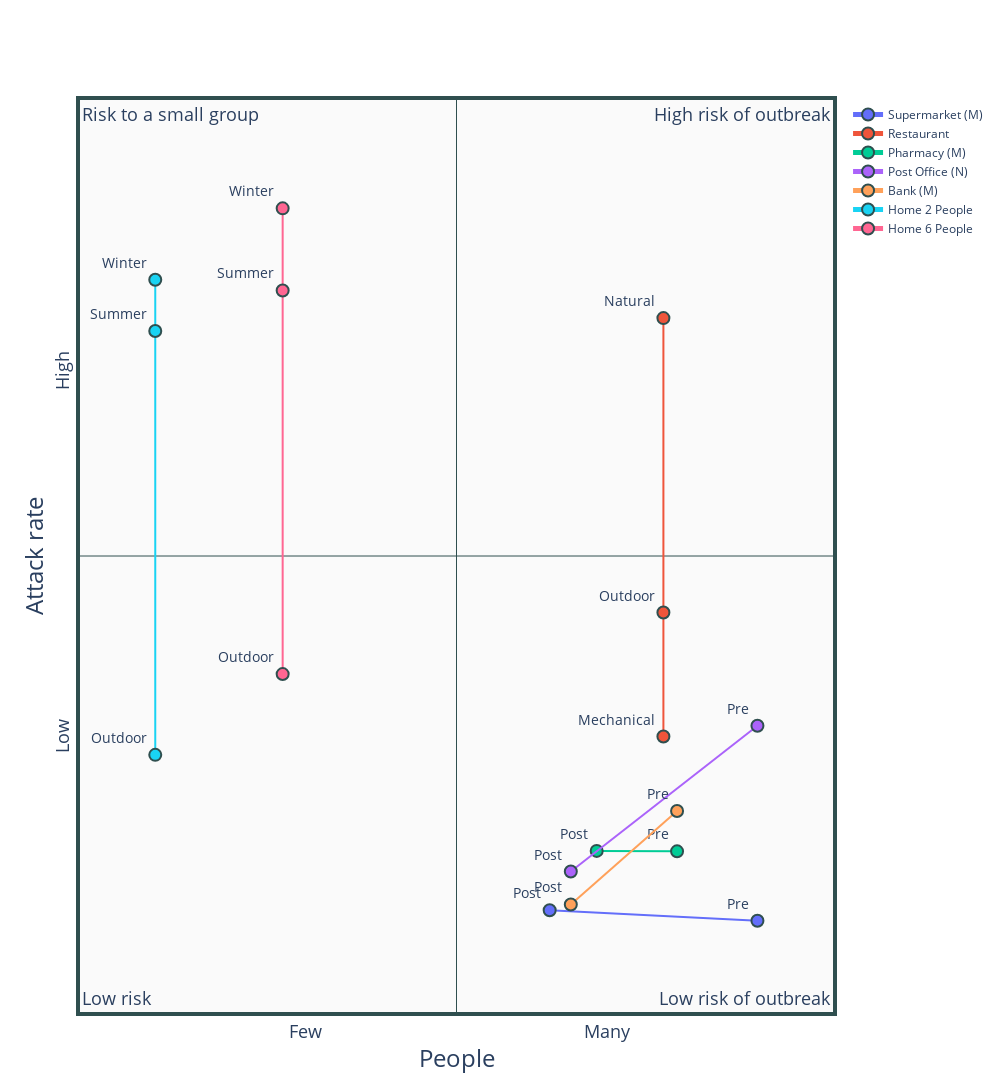

Source (notebook cell):
### Code cell
fig = go.Figure()

for environment in environment_list:
    row = data_chart.filter(like=environment, axis=0)

    fig.add_trace(go.Scatter(
        x=row['people'].values,
        y=row['attack rate'].values,
        name=environment,   
        mode='lines+markers+text',
        showlegend=True,
        text=row['lockdown'].values, # [f"{environment}-{text}" for text in row['lockdown'].values],
        marker={
            'size':12,
            'line':{
                'width':2,
                'color':'DarkSlateGrey'
            }
        },
        textposition='top left',
        textfont={
            'size':14
        }
    ))


fig.update_layout(
    # title='Attack rate Vs people',
    autosize=False,
    width = 1000,
    height = 1100,
    xaxis= {
        'type':'linear',
        'title':'People',
        'title_standoff':10,
        'automargin':True,
        'title_font':{
            'size':24
        },
        'range':[-1.25, 1.25],
        'showgrid':False,
        'tickfont':{
            'size':18
        },
        'tickmode':'array',
        'tickvals':[-1, -0.5, 0., 0.5, 1],
        'ticktext':['', 'Few', '', 'Many',''],
        'gridcolor':'rgb(255, 255, 255)',
        'zerolinewidth':1,
        'zerolinecolor':'DarkSlateGrey'
    },
    yaxis={
        'type':'linear',
        'title':'Attack rate',
        'title_standoff':00,
        'automargin':True,
        'title_font':{
            'size':24
        },
        'range':[-1.25, 1.25],
        'showgrid':False,
        'tickangle':-90,
        'tickfont':{
            'size':18
        },
        'tickmode':'array',
        'tickvals':[-1, -0.5, 0., 0.5, 1],
        'ticktext':['', 'Low', '', 'High',''],
        'gridcolor':'rgb(255, 255, 255)',
        'zerolinewidth':1,
        'zerolinecolor':'DarkSlateGrey'
    },
    legend={
        'itemsizing':'constant'
    },
    #margin={
    #    't':40,
    #    'l':0,
    #    'b':0,
    #    'r':0
    #},
    # paper_bgcolor='rgb(243, 243, 243)',
    plot_bgcolor='rgb(250, 250, 250)',
)
fig.update_layout(
    annotations=[
        {
            'x':0.0,
            'y':0.0,
            'showarrow':False,
            'text':"Low risk",
            'font':{
                'size':18
            },
            'xref':"paper",
            'yref':"paper"
        }, {
            'x':0,
            'y':1,
            'showarrow':False,
            'text':"Risk to a small group",
            'font':{
                'size':18
            },
            'xref':"paper",
            'yref':"paper"
        }, {
            'x':1.0,
            'xanchor':'right',
            'y':0.0,
            'showarrow':False,
            'text':"Low risk of outbreak",
            'font':{
                'size':18
            },
            'xref':"paper",
            'yref':"paper"
        }, {
            'x':1,
            'xanchor':'right',
            'y':1,
            'showarrow':False,
            'text':"High risk of outbreak",
            'font':{
                'size':18
            },
            'xref':"paper",
            'yref':"paper"
        }
    ]
)
fig.update_xaxes(showline=True, linewidth=4, linecolor='DarkSlateGrey', mirror=True)
fig.update_yaxes(showline=True, linewidth=4, linecolor='DarkSlateGrey', mirror=True)
fig.show()

### Figure 1 — Plotly figure (JSON) as saved in the notebook; plotly's stock layout.template omitted (floating-point values rounded to 4 significant figures)
{"data": [{"marker": {"line": {"color": "DarkSlateGrey", "width": 2}, "size": 12}, "mode": "lines+markers+text", "name": "Supermarket (M)", "showlegend": true, "text": ["Pre", "Post"], "textfont": {"size": 14}, "textposition": "top left", "type": "scatter", "x": [0.9992, 0.3093], "y": [-0.9999, -0.9709]}, {"marker": {"line": {"color": "DarkSlateGrey", "width": 2}, "size": 12}, "mode": "lines+markers+text", "name": "Restaurant", "showlegend": true, "text": ["Natural", "Mechanical", "Outdoor"], "textfont": {"size": 14}, "textposition": "top left", "type": "scatter", "x": [0.6869, 0.6869, 0.6869], "y": [0.6522, -0.4948, -0.155]}, {"marker": {"line": {"color": "DarkSlateGrey", "width": 2}, "size": 12}, "mode": "lines+markers+text", "name": "Pharmacy (M)", "showlegend": true, "text": ["Pre", "Post"], "textfont": {"size": 14}, "textposition": "top left", "type": "scatter", "x": [0.7323, 0.4654], "y": [-0.8096, -0.8084]}, {"marker": {"line": {"color": "DarkSlateGrey", "width": 2}, "size": 12}, "mode": "lines+markers+text", "name": "Post Office (N)", "showlegend": true, "text": ["Pre", "Post"], "textfont": {"size": 14}, "textposition": "top left", "type": "scatter", "x": [0.9992, 0.3795], "y": [-0.4653, -0.8648]}, {"marker": {"line": {"color": "DarkSlateGrey", "width": 2}, "size": 12}, "mode": "lines+markers+text", "name": "Bank (M)", "showlegend": true, "text": ["Pre", "Post"], "textfont": {"size": 14}, "textposition": "top left", "type": "scatter", "x": [0.7323, 0.3795], "y": [-0.699, -0.9552]}, {"marker": {"line": {"color": "DarkSlateGrey", "width": 2}, "size": 12}, "mode": "lines+markers+text", "name": "Home 2 People", "showlegend": true, "text": ["Summer", "Winter", "Outdoor"], "textfont": {"size": 14}, "textposition": "top left", "type": "scatter", "x": [-1.0, -1.0, -1.0], "y": [0.6167, 0.7574, -0.5451]}, {"marker": {"line": {"color": "DarkSlateGrey", "width": 2}, "size": 12}, "mode": "lines+markers+text", "name": "Home 6 People", "showlegend": true, "text": ["Summer", "Winter", "Outdoor"], "textfont": {"size": 14}, "textposition": "top left", "type": "scatter", "x": [-0.5772, -0.5772, -0.5772], "y": [0.7279, 0.9529, -0.3237]}], "layout": {"annotations": [{"font": {"size": 18}, "showarrow": false, "text": "Low risk", "x": 0, "xref": "paper", "y": 0, "yref": "paper"}, {"font": {"size": 18}, "showarrow": false, "text": "Risk to a small group", "x": 0, "xref": "paper", "y": 1, "yref": "paper"}, {"font": {"size": 18}, "showarrow": false, "text": "Low risk of outbreak", "x": 1, "xanchor": "right", "xref": "paper", "y": 0, "yref": "paper"}, {"font": {"size": 18}, "showarrow": false, "text": "High risk of outbreak", "x": 1, "xanchor": "right", "xref": "paper", "y": 1, "yref": "paper"}], "autosize": false, "height": 1100, "legend": {"itemsizing": "constant"}, "plot_bgcolor": "rgb(250, 250, 250)", "width": 1000, "xaxis": {"automargin": true, "gridcolor": "rgb(255, 255, 255)", "linecolor": "DarkSlateGrey", "linewidth": 4, "mirror": true, "range": [-1.25, 1.25], "showgrid": false, "showline": true, "tickfont": {"size": 18}, "tickmode": "array", "ticktext": ["", "Few", "", "Many", ""], "tickvals": [-1, -0.5, 0, 0.5, 1], "title": {"font": {"size": 24}, "standoff": 10, "text": "People"}, "type": "linear", "zerolinecolor": "DarkSlateGrey", "zerolinewidth": 1}, "yaxis": {"automargin": true, "gridcolor": "rgb(255, 255, 255)", "linecolor": "DarkSlateGrey", "linewidth": 4, "mirror": true, "range": [-1.25, 1.25], "showgrid": false, "showline": true, "tickangle": -90, "tickfont": {"size": 18}, "tickmode": "array", "ticktext": ["", "Low", "", "High", ""], "tickvals": [-1, -0.5, 0, 0.5, 1], "title": {"font": {"size": 24}, "standoff": 0, "text": "Attack rate"}, "type": "linear", "zerolinecolor": "DarkSlateGrey", "zerolinewidth": 1}}}
